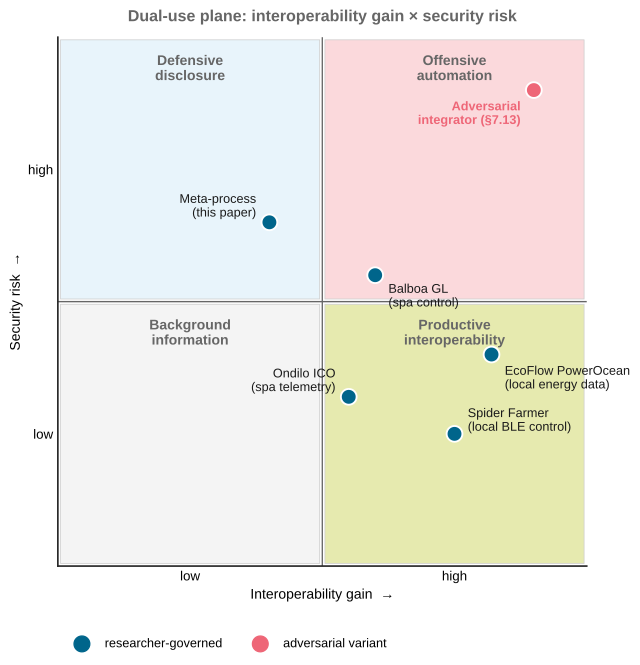

Source code (Python):
#!/usr/bin/env python3
"""
Figure 6 — Dual-use scatter: interoperability gain vs security risk.

Conceptual scatter that places the four device case studies (and the
meta-process recursion) on the (interoperability-gain, security-risk)
plane and labels the four quadrants.

Authorship: AI-authored Python regenerator (illustration overhaul pass,
2026-05-03). Replaces the prior manually drawn `fig6-dual-use.svg`
(black-and-white, no `dlr_style` typography, no DLR palette,
rule-14-exempt only) with a reproducible matplotlib generator that
satisfies CLAUDE.md rule 14 (data + script committed) for what is now
a 4×-cited paper figure (the most-cited figure after fig:dual-use's
companion fig:threat-models). The encoded positions are *qualitative*
and recorded inline in the script as the data source — there is no
external CSV because the positions are an author-assigned ranking
along two ordinal axes (gain rank, risk rank), not a measurement.

The four quadrants formalise the dual-use rationale of the paper:
- "Productive interoperability" (high gain, low risk) is the goal.
- "Defensive disclosure" (low gain, high risk) is the redaction-policy
  zone (CLAUDE.md rule 12).
- "Offensive automation" (high gain, high risk) is the adversarial
  zone of §7.13/§7.14 — same artifacts, different governance.
- "Background information" (low gain, low risk) — public-domain
  facts.

Source: paper/main.md §2 (dual-use framing); §7.13, §7.14
(adversarial variants).

Outputs:
    paper/figures/fig6-dual-use.svg
    paper/figures/fig6-dual-use.pdf
"""

import os
import sys

import matplotlib
matplotlib.use("Agg")
import matplotlib.pyplot as plt
from matplotlib.patches import FancyBboxPatch

HERE = os.path.dirname(os.path.abspath(__file__))
sys.path.insert(0, HERE)
import dlr_style  # noqa: E402

# Qualitative scatter data: (case label, gain_rank 0-10, risk_rank 0-10).
# Positions encode the §2 / §7.13 framing — author-assigned, ordinal.
points = [
    ("Spider Farmer\n(local BLE control)", 7.5, 2.5),
    ("EcoFlow PowerOcean\n(local energy data)", 8.2, 4.0),
    ("Ondilo ICO\n(spa telemetry)", 5.5, 3.2),
    ("Balboa GL\n(spa control)", 6.0, 5.5),
    ("Meta-process\n(this paper)", 4.0, 6.5),
    ("Adversarial\nintegrator (§7.13)", 9.0, 9.0),
]

# Quadrant labels (positions in axes coordinates 0-10 × 0-10).
quadrants = [
    (2.5, 7.5, "Defensive\ndisclosure",       "#e8f4fb"),
    (7.5, 7.5, "Offensive\nautomation",       "#fbd9dc"),
    (2.5, 2.5, "Background\ninformation",     "#f4f4f4"),
    (7.5, 2.5, "Productive\ninteroperability", "#e6eaaf"),
]

fig, ax = plt.subplots(figsize=(9.5, 7.0))

# Quadrant backgrounds.
for x, y, label, color in quadrants:
    ax.add_patch(FancyBboxPatch((x - 2.45, y - 2.45), 4.90, 4.90,
                                boxstyle="square,pad=0",
                                fc=color, ec=dlr_style.DLR_HAIRLINE,
                                lw=0.6, zorder=0))
    ax.text(x, y + 1.9, label, ha="center", va="center",
            fontsize=10.5, fontweight="bold",
            color=dlr_style.DLR_GRAY, zorder=1)

# Cross-hairs at (5,5).
ax.axvline(5, color=dlr_style.DLR_GRAY, lw=1.0, zorder=1)
ax.axhline(5, color=dlr_style.DLR_GRAY, lw=1.0, zorder=1)

# Plot points: blue for researcher-governed, orange for adversarial.
ADV = "#ee6677"
for label, gx, gy in points:
    is_adv = "Adversarial" in label
    color = ADV if is_adv else dlr_style.DLR_BLUE
    ax.scatter(gx, gy, s=140, color=color, edgecolor="white",
               lw=1.4, zorder=4)
    # Label offset per-point to avoid quadrant background label overlap.
    if "Spider" in label:
        ox, oy, ha = 0.25, 0.25, "left"
    elif "EcoFlow" in label:
        ox, oy, ha = 0.25, -0.45, "left"
    elif "Ondilo" in label:
        ox, oy, ha = -0.25, 0.30, "right"
    elif "Balboa" in label:
        ox, oy, ha = 0.25, -0.40, "left"
    elif "Meta" in label:
        ox, oy, ha = -0.25, 0.30, "right"
    else:  # adversarial
        ox, oy, ha = -0.25, -0.45, "right"
    ax.text(gx + ox, gy + oy, label, ha=ha, va="center",
            fontsize=9.5,
            color=color if is_adv else "#1a1a1a",
            fontweight="bold" if is_adv else "normal",
            zorder=5)

ax.set_xlim(0, 10)
ax.set_ylim(0, 10)
ax.set_aspect("equal")
ax.set_xticks([0, 2.5, 5, 7.5, 10])
ax.set_xticklabels(["", "low", "", "high", ""], fontsize=10)
ax.set_yticks([0, 2.5, 5, 7.5, 10])
ax.set_yticklabels(["", "low", "", "high", ""], fontsize=10)
ax.set_xlabel("Interoperability gain  →", fontsize=10.5)
ax.set_ylabel("Security risk  →", fontsize=10.5)
ax.set_title("Dual-use plane: interoperability gain × security risk",
             fontsize=12, color=dlr_style.DLR_GRAY, pad=12, fontweight="bold")
for spine in ("top", "right"):
    ax.spines[spine].set_visible(False)
ax.tick_params(length=0)
ax.grid(False)

# Legend.
ax.scatter([], [], s=140, color=dlr_style.DLR_BLUE, label="researcher-governed")
ax.scatter([], [], s=140, color=ADV, label="adversarial variant")
ax.legend(loc="lower left", fontsize=9.5, frameon=False,
          bbox_to_anchor=(0.0, -0.18), ncol=2)

fig.patch.set_facecolor("white")
plt.tight_layout()
out_svg = os.path.join(HERE, "fig6-dual-use.svg")
out_pdf = os.path.join(HERE, "fig6-dual-use.pdf")
fig.savefig(out_svg, format="svg", bbox_inches="tight", facecolor="white")
fig.savefig(out_pdf, format="pdf", bbox_inches="tight", facecolor="white")
print(f"Saved: {out_svg}")
print(f"Saved: {out_pdf}")
